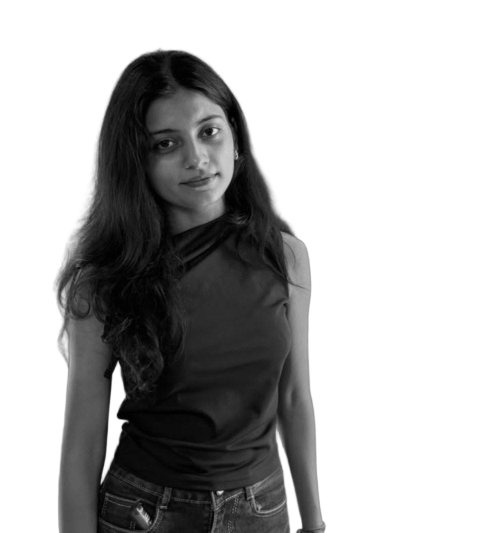
#> input picture source-prepped.png, 960 x 1065 px, found by its file name (shown at 1/2 size)
$ python make_ascii_svg.py
#> lines starting #> are read from the running program, lines starting #| are printed output that depends on the picture
import cv2
import numpy as np

RAMP = " .`:-=+*cs#%@"
CHAR_W = 6
CHAR_H = 11

def convert():
    print("Generating clean ASCII portrait SVG...")
    img = cv2.imread("source-prepped.png", cv2.IMREAD_GRAYSCALE)
#> img is the input picture: shape (1065, 960); min 0, max 255, mean 175.6
    if img is None:
        print("Error: source-prepped.png not found.")
        return

    h, w = img.shape
#> h = 1065; w = 960
    scale = 100 / w
#> scale = 0.104
    new_w = 100
    new_h = int(h * scale * 0.55)
#> new_h = 61
    resized = cv2.resize(img, (new_w, new_h))
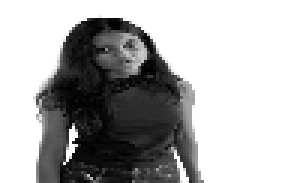
#> resized: shape (61, 100) (shown 3 times larger); min 0, max 255, mean 175.7

    svg_w = new_w * CHAR_W
    svg_h = new_h * CHAR_H
#> svg_h = 671

    svg_lines = [
        f'<svg xmlns="http://www.w3.org/2000/svg" width="{svg_w}" height="{svg_h}" viewBox="0 0 {svg_w} {svg_h}">',
        '<style>',
        f"  text {{ font-family: 'Courier New', Courier, monospace; font-size: {CHAR_H}px; fill: #58a6ff; }}",
        "  .row { animation: wipe 0.8s ease-out forwards; opacity: 0; }",
        "  @keyframes wipe { to { opacity: 1; } }",
        '</style>',
        '<rect width="100%" height="100%" fill="#0d1117" rx="6"/>',
        '<g transform="translate(10, 20)">'
    ]

    for y_idx in range(new_h):
        row_str = ""
        for x_idx in range(new_w):
            pixel = resized[y_idx, x_idx]

            # If pixel is near-black (background), treat as space
            if pixel < 15:
                row_str += "&#160;"
                continue

            ramp_idx = int((pixel / 255.0) * (len(RAMP) - 1))
            char = RAMP[ramp_idx]
            if char == " ": row_str += "&#160;"
            elif char == "<": row_str += "&lt;"
            elif char == ">": row_str += "&gt;"
            elif char == "&": row_str += "&amp;"
            else: row_str += char

        delay = f"{y_idx * 0.02:.2f}s"
        svg_lines.append(f'<text x="0" y="{y_idx * CHAR_H}" class="row" style="animation-delay: {delay}">{row_str}</text>')
#> after the loop, svg_lines = 69 items

    svg_lines.append("</g>")
    svg_lines.append("</svg>")

    with open("ncyj-ascii-v2.svg", "w") as f:
        f.write("\n".join(svg_lines))

    print("Saved clean ncyj-ascii-v2.svg successfully.")

if __name__ == "__main__":
    convert()
